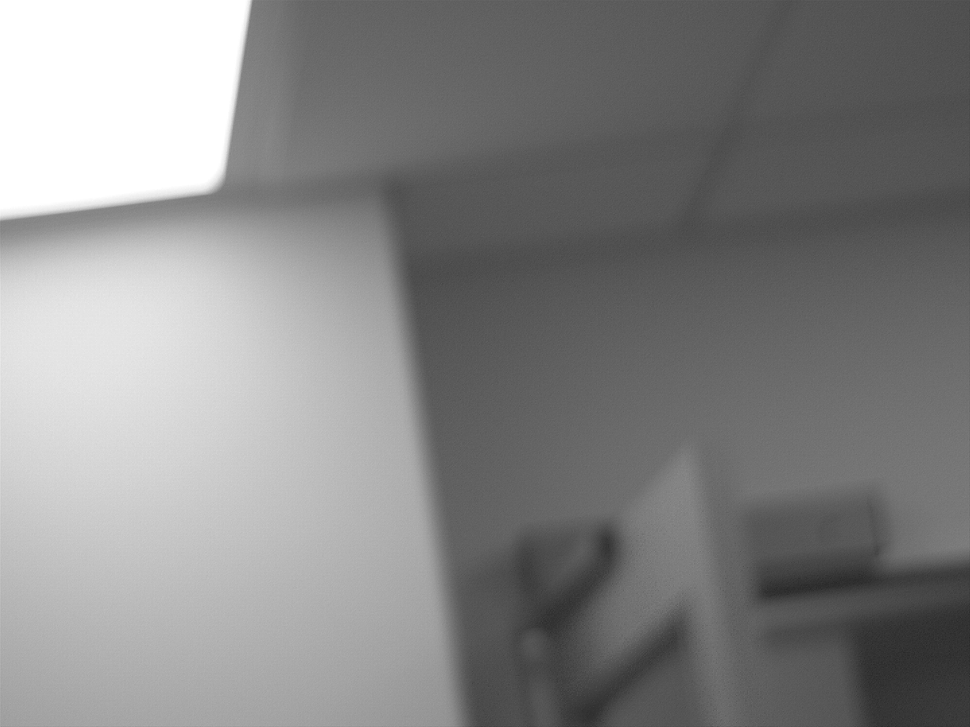
#> input picture Learning/image_processing/learn_openCV/image0.png, 970 x 727 px, shrunk from 1440 x 1080 before the run; the run also reads 1 picture not shown here
$ python learn_subs_img.py   (older library calls are emulated)
#> lines starting #> are read from the running program, lines starting #| are printed output that depends on the picture; after the words box and inside, x2 and y2 are one past the last pixel; in counts of white or black regions, pixels touching at a corner belong together
# Importing OpenCV, a powerful library for image processing and computer vision tasks
import cv2

# Importing NumPy, which lets us work with images as arrays of numbers (pixels)
import numpy as np

# Importing Pillow (PIL), a library that makes it easy to open and manipulate images
from PIL import Image

# Importing pillow-heif so Pillow can understand HEIC files (iPhone photo format)
import pillow_heif

# Registering pillow-heif with Pillow — this is required so that Image.open()
# knows how to decode .HEIC files. Without this line, opening a HEIC would fail.
pillow_heif.register_heif_opener()
#> (this line was passed over: pillow_heif is not available in this run)


def get_image_path(prompt):
    # Asking the user to type a file path, stripping accidental whitespace.
#> called with prompt = 'Enter path to first image: '
    path = input(prompt).strip()
#> the answer given: image0.png
#> the answer given: image1.png
    return path


def load_grayscale(path):
    # Opening the image file and converting it to grayscale ("L" mode = luminance, 0–255).
    # Working in grayscale simplifies the difference calculation — only one brightness
    # channel is compared instead of three (R, G, B).
#> called with path = 'image0.png'
    image = Image.open(path)
#> image is the input picture: PIL image 970x727 L; min 39, max 255, mean 133.5
    gray = image.convert("L")
    # Converting the Pillow grayscale image into a NumPy array.
    # OpenCV works with arrays, not Pillow objects.
    # Each value in the array is a pixel brightness from 0 (black) to 255 (white).
    return np.array(gray)


def compute_and_show_difference(img1, img2):
    # Making sure both images loaded correctly before proceeding.
    assert img1 is not None, "img1 could not be read, check file path"
    assert img2 is not None, "img2 could not be read, check file path"

    # Also checking that both images are the same size.
    # cv2.absdiff() requires matching dimensions — mismatched sizes would cause an error.
    assert img1.shape == img2.shape, f"Images must be the same size: {img1.shape} vs {img2.shape}"

    # Computing the absolute difference between the two images pixel by pixel.
    # For each pixel: diff = |img1_pixel - img2_pixel|
    # Bright spots in the result = areas that changed a lot between the two images.
    # Dark spots = areas that stayed the same.
    diff = cv2.absdiff(img1, img2)
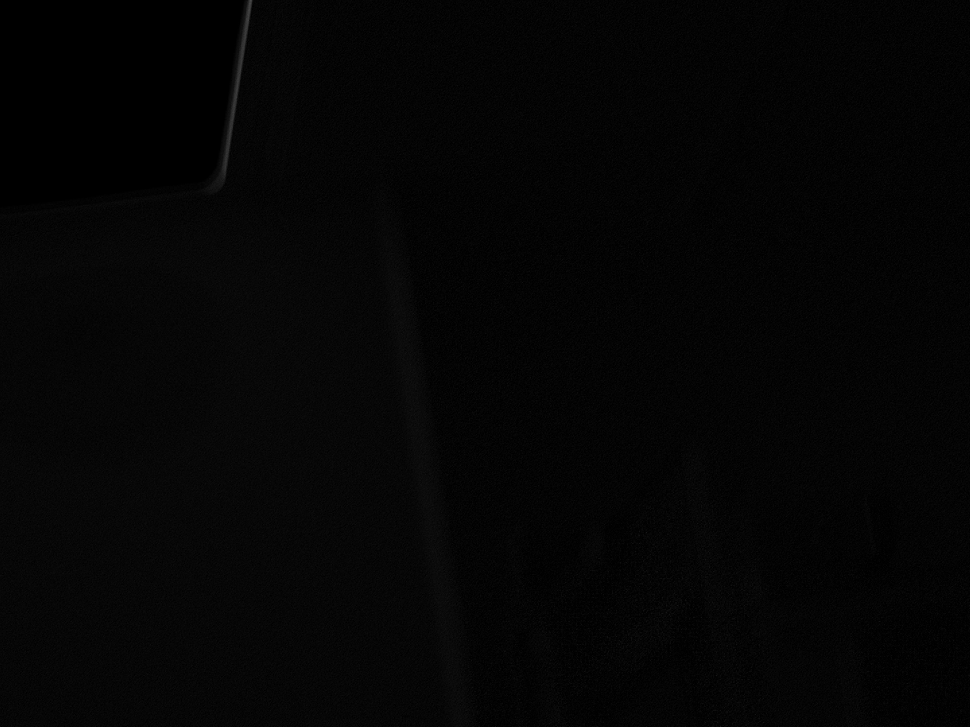
#> diff: shape (727, 970); min 0, max 71, mean 4.7

    # Wraps automatically for uint8 (0-255)

    modulo_diff = img2 - img1
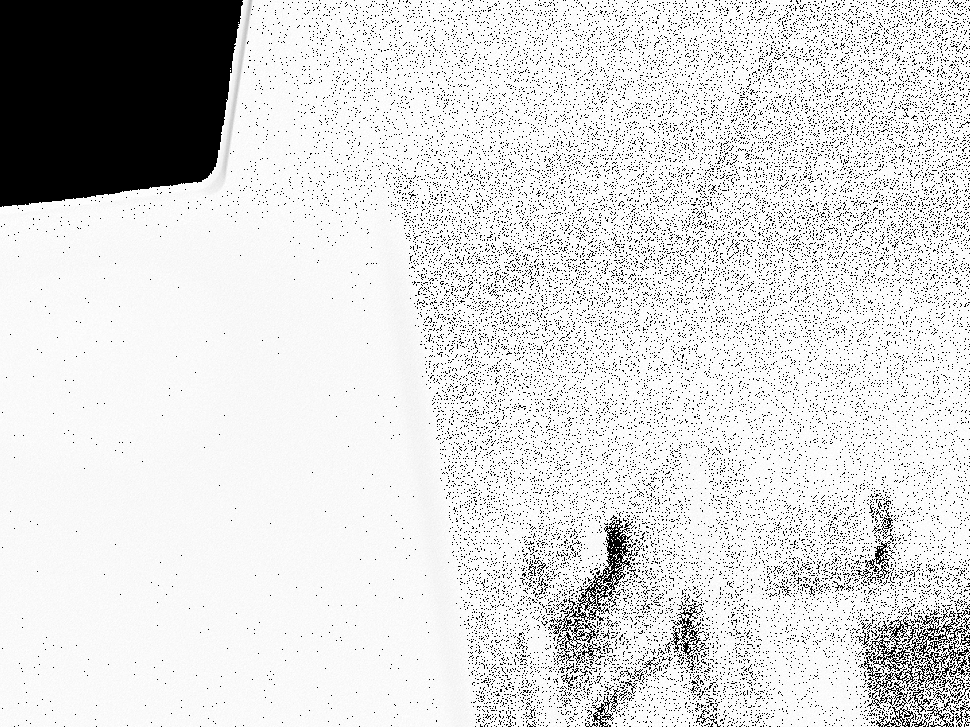
#> modulo_diff: shape (727, 970); min 0, max 255, mean 218.5

    # normalize: NORM_MINMAX stretches the least bright pixel to 0 and the brightest to 255,
    # making the interference pattern clearly visible and human-readable.
    diff_amplified = cv2.normalize(
        src=diff,
        dst=None,
        alpha=0,
        beta=255,
        norm_type=cv2.NORM_MINMAX,
        dtype=cv2.CV_8U
    )
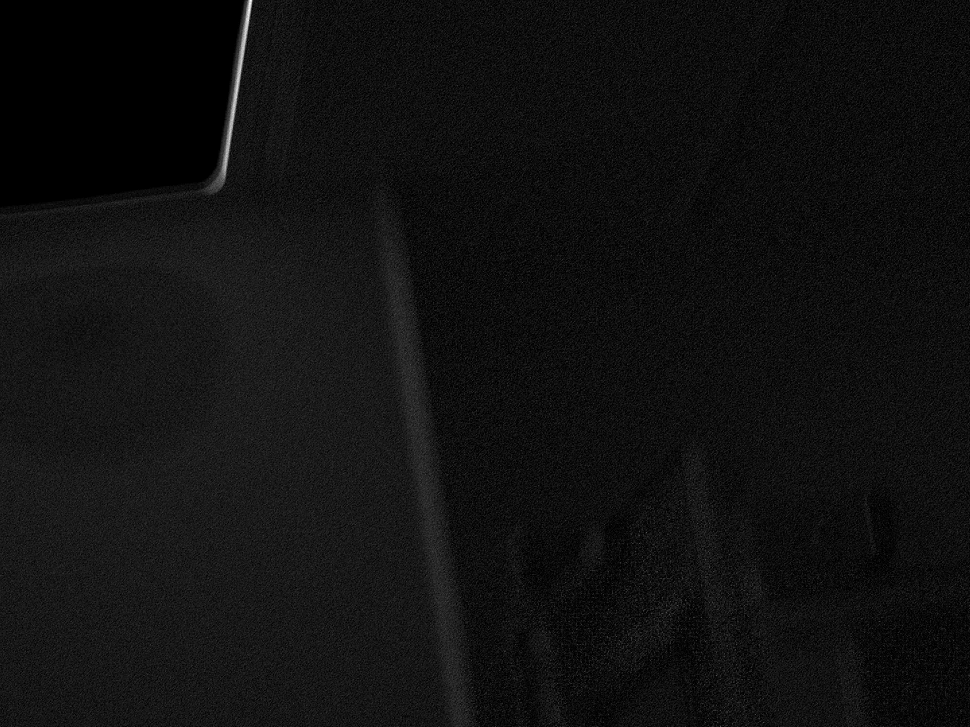
#> diff_amplified: shape (727, 970); min 0, max 255, mean 16.9
    # I use Otsu's binarization to find the threshold value, it's an automatic technique in opencv that finds the optimal treshold
    optimal_tresh, binary_output = cv2.threshold(diff, 0, 255, cv2.THRESH_BINARY + cv2.THRESH_OTSU)
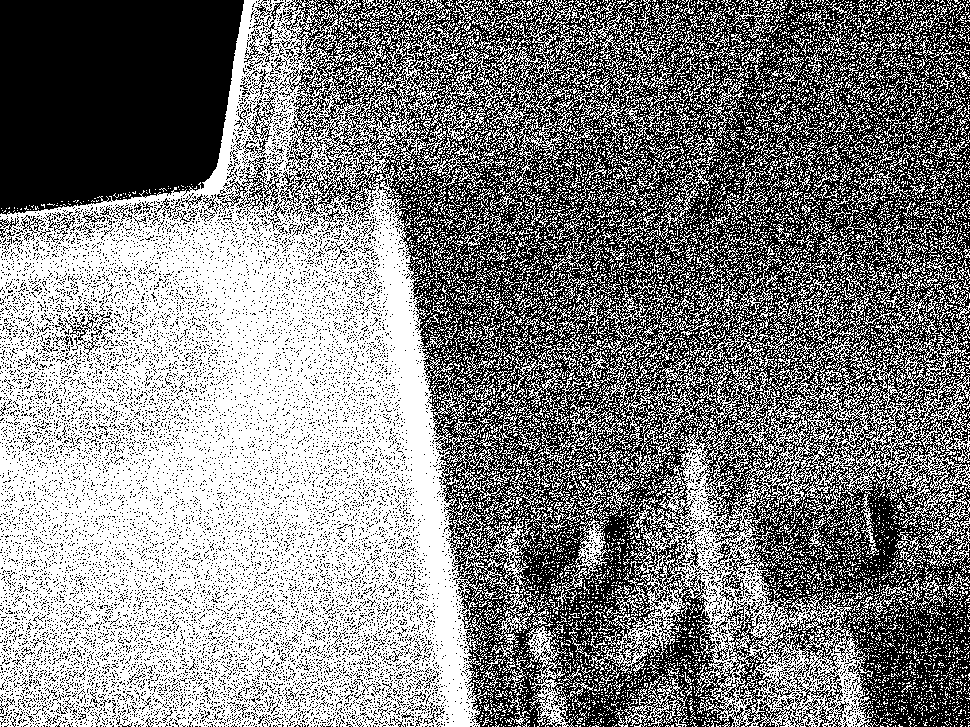
#> binary_output: shape (727, 970); 51.4% white; 15061 black regions (14953 under 20 px), largest, box (x1, y1, x2, y2) and area: (268, 0, 970, 727) 258304, (0, 0, 244, 215) 45517, (217, 157, 283, 211) 892
#> optimal_tresh = 4
    print(f"The calculated optimal threshold value is: {optimal_tresh}")
#| The calculated optimal threshold value is: 4.0

    # Displaying the amplified difference image in a window.
    # Bright regions are where the two photos differ most.
    cv2.imshow("Difference", diff)

    cv2.imshow("Difference Amplified", diff_amplified)

    cv2.imshow("Binary Mask", binary_output)

    cv2.imshow("Modulo Difference", modulo_diff)

    # Keeping the window open until any key is pressed.
    # Without this, the window would flash and disappear immediately.
    cv2.waitKey(0)

    # Closing all OpenCV windows and freeing memory once done.
    cv2.destroyAllWindows()


path1 = get_image_path("Enter path to first image: ")
path2 = get_image_path("Enter path to second image: ")

img1 = load_grayscale(path1)
img2 = load_grayscale(path2)

compute_and_show_difference(img1, img2)
